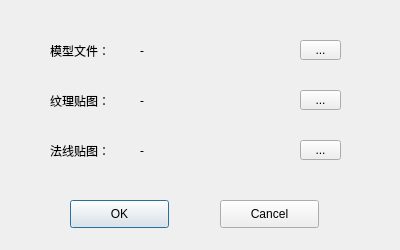
<?xml version="1.0" encoding="UTF-8"?>
<ui version="4.0">
 <class>AddDialog</class>
 <widget class="QDialog" name="AddDialog">
  <property name="geometry">
   <rect>
    <x>0</x>
    <y>0</y>
    <width>400</width>
    <height>250</height>
   </rect>
  </property>
  <property name="windowTitle">
   <string>Dialog</string>
  </property>
  <property name="modal">
   <bool>true</bool>
  </property>
  <widget class="QLabel" name="label">
   <property name="geometry">
    <rect>
     <x>50</x>
     <y>40</y>
     <width>91</width>
     <height>21</height>
    </rect>
   </property>
   <property name="font">
    <font>
     <family>微软雅黑</family>
    </font>
   </property>
   <property name="text">
    <string>模型文件：</string>
   </property>
  </widget>
  <widget class="QToolButton" name="toolButton">
   <property name="geometry">
    <rect>
     <x>300</x>
     <y>40</y>
     <width>41</width>
     <height>20</height>
    </rect>
   </property>
   <property name="text">
    <string>...</string>
   </property>
  </widget>
  <widget class="QLabel" name="label_2">
   <property name="geometry">
    <rect>
     <x>50</x>
     <y>90</y>
     <width>91</width>
     <height>21</height>
    </rect>
   </property>
   <property name="font">
    <font>
     <family>微软雅黑</family>
    </font>
   </property>
   <property name="text">
    <string>纹理贴图：</string>
   </property>
  </widget>
  <widget class="QToolButton" name="toolButton_2">
   <property name="geometry">
    <rect>
     <x>300</x>
     <y>90</y>
     <width>41</width>
     <height>20</height>
    </rect>
   </property>
   <property name="text">
    <string>...</string>
   </property>
  </widget>
  <widget class="QToolButton" name="toolButton_3">
   <property name="geometry">
    <rect>
     <x>300</x>
     <y>140</y>
     <width>41</width>
     <height>20</height>
    </rect>
   </property>
   <property name="text">
    <string>...</string>
   </property>
  </widget>
  <widget class="QLabel" name="label_3">
   <property name="geometry">
    <rect>
     <x>50</x>
     <y>140</y>
     <width>91</width>
     <height>21</height>
    </rect>
   </property>
   <property name="font">
    <font>
     <family>微软雅黑</family>
    </font>
   </property>
   <property name="text">
    <string>法线贴图：</string>
   </property>
  </widget>
  <widget class="QLabel" name="modelFile">
   <property name="geometry">
    <rect>
     <x>140</x>
     <y>40</y>
     <width>151</width>
     <height>21</height>
    </rect>
   </property>
   <property name="font">
    <font>
     <family>微软雅黑</family>
    </font>
   </property>
   <property name="text">
    <string>-</string>
   </property>
  </widget>
  <widget class="QLabel" name="textureFile">
   <property name="geometry">
    <rect>
     <x>140</x>
     <y>90</y>
     <width>151</width>
     <height>21</height>
    </rect>
   </property>
   <property name="font">
    <font>
     <family>微软雅黑</family>
    </font>
   </property>
   <property name="text">
    <string>-</string>
   </property>
  </widget>
  <widget class="QLabel" name="normalFile">
   <property name="geometry">
    <rect>
     <x>140</x>
     <y>140</y>
     <width>151</width>
     <height>21</height>
    </rect>
   </property>
   <property name="font">
    <font>
     <family>微软雅黑</family>
    </font>
   </property>
   <property name="text">
    <string>-</string>
   </property>
  </widget>
  <widget class="QPushButton" name="okBtn">
   <property name="geometry">
    <rect>
     <x>70</x>
     <y>200</y>
     <width>99</width>
     <height>28</height>
    </rect>
   </property>
   <property name="text">
    <string>OK</string>
   </property>
  </widget>
  <widget class="QPushButton" name="cancelBtn">
   <property name="geometry">
    <rect>
     <x>220</x>
     <y>200</y>
     <width>99</width>
     <height>28</height>
    </rect>
   </property>
   <property name="text">
    <string>Cancel</string>
   </property>
  </widget>
 </widget>
 <resources/>
 <connections/>
</ui>
